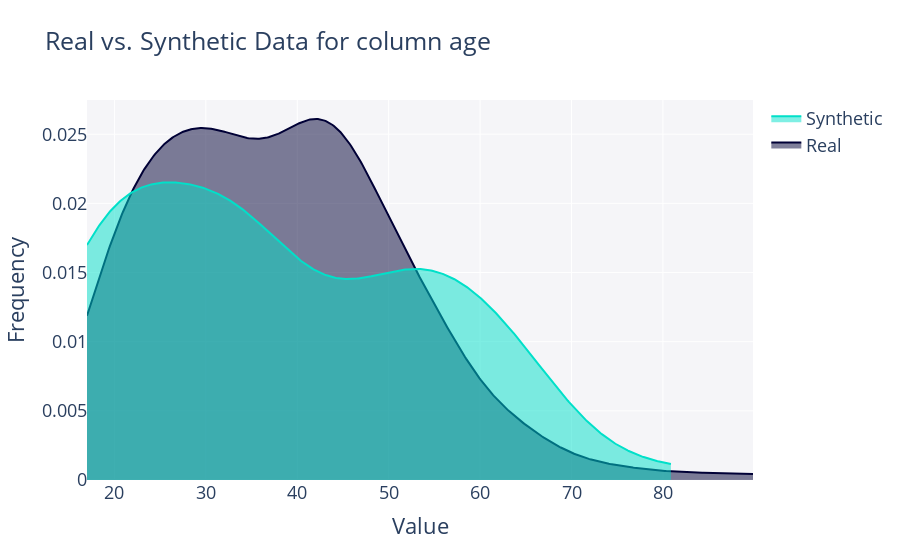
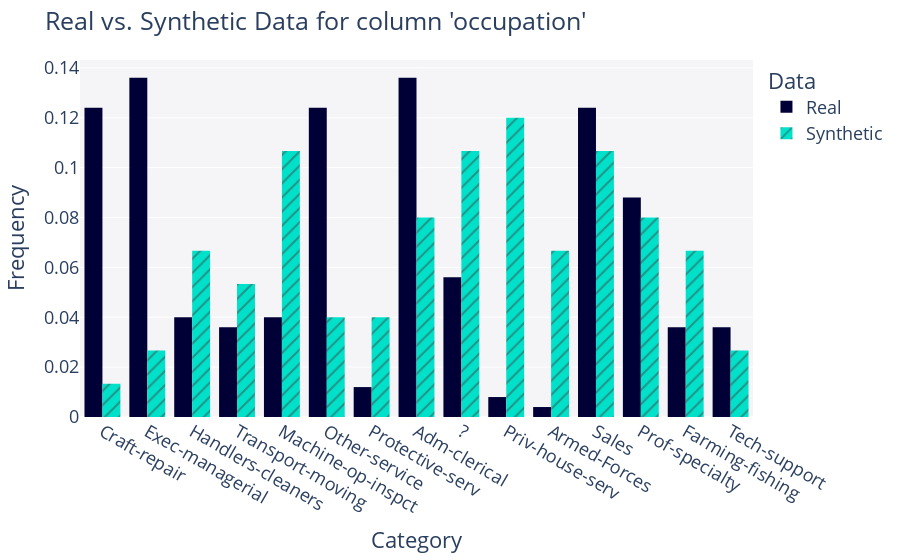

Source (notebook cell) for these figures, in order:
### Markdown cell above
## Data Analysis - CTGAN

### Code cell
synthesizer.run_data_diagnosis(train_df, synth_df)
synthesizer.run_column_diagnosis(train_df, synth_df, 'age')
synthesizer.run_column_diagnosis(train_df, synth_df, 'occupation')

### Figure 1 — Plotly figure (JSON) as saved in the notebook; plotly's stock layout.template omitted (floating-point values rounded to 4 significant figures; data arrays with more than 128 entries replaced by an {"elided": "..."} marker saying what was removed)
{"data": [{"fill": "tozeroy", "hovertemplate": "<b>Real</b><br>Value: %{x}<br>Frequency: %{y}<extra></extra>", "legendgroup": "Real", "marker": {"color": "#000036"}, "mode": "lines", "name": "Real", "showlegend": true, "type": "scatter", "x": {"elided": "500 float values"}, "xaxis": "x", "y": {"elided": "500 float values"}, "yaxis": "y"}, {"fill": "tozeroy", "hovertemplate": "<b>Synthetic</b><br>Value: %{x}<br>Frequency: %{y}<extra></extra>", "legendgroup": "Synthetic", "marker": {"color": "#01E0C9"}, "mode": "lines", "name": "Synthetic", "showlegend": true, "type": "scatter", "x": {"elided": "500 float values"}, "xaxis": "x", "y": {"elided": "500 float values"}, "yaxis": "y"}], "layout": {"barmode": "overlay", "font": {"size": 18}, "hovermode": "closest", "legend": {"traceorder": "reversed"}, "plot_bgcolor": "#F5F5F8", "title": {"text": "Real vs. Synthetic Data for column age"}, "xaxis": {"anchor": "y2", "domain": [0, 1], "title": {"text": "Value"}, "zeroline": false}, "yaxis": {"anchor": "free", "domain": [0, 1], "position": 0, "title": {"text": "Frequency"}}}}

### Figure 2 — Plotly figure (JSON) as saved in the notebook; plotly's stock layout.template omitted (floating-point values rounded to 4 significant figures; data arrays with more than 128 entries replaced by an {"elided": "..."} marker saying what was removed)
{"data": [{"alignmentgroup": "True", "bingroup": "x", "histnorm": "probability density", "hovertemplate": "<b>Real</b><br>Frequency: %{y}<extra></extra>", "legendgroup": "Real", "marker": {"color": "#000036", "pattern": {"shape": ""}}, "name": "Real", "offsetgroup": "Real", "orientation": "v", "showlegend": true, "type": "histogram", "x": {"elided": "250 str values"}, "xaxis": "x", "yaxis": "y"}, {"alignmentgroup": "True", "bingroup": "x", "histnorm": "probability density", "hovertemplate": "<b>Synthetic</b><br>Frequency: %{y}<extra></extra>", "legendgroup": "Synthetic", "marker": {"color": "#01E0C9", "pattern": {"shape": "/"}}, "name": "Synthetic", "offsetgroup": "Synthetic", "orientation": "v", "showlegend": true, "type": "histogram", "x": ["Prof-specialty", "Handlers-cleaners", "Other-service", "Priv-house-serv", "Transport-moving", "?", "Transport-moving", "Armed-Forces", "Priv-house-serv", "Farming-fishing", "Machine-op-inspct", "Exec-managerial", "Priv-house-serv", "Priv-house-serv", "Sales", "Armed-Forces", "?", "Machine-op-inspct", "Prof-specialty", "Protective-serv", "Prof-specialty", "Protective-serv", "Sales", "Handlers-cleaners", "Sales", "Priv-house-serv", "Machine-op-inspct", "Sales", "Handlers-cleaners", "Machine-op-inspct", "Adm-clerical", "Armed-Forces", "Machine-op-inspct", "Sales", "Armed-Forces", "?", "Craft-repair", "Transport-moving", "Tech-support", "Priv-house-serv", "Farming-fishing", "Farming-fishing", "Machine-op-inspct", "Adm-clerical", "Other-service", "Priv-house-serv", "Sales", "Handlers-cleaners", "Tech-support", "Adm-clerical", "Other-service", "Priv-house-serv", "Priv-house-serv", "Prof-specialty", "Prof-specialty", "Adm-clerical", "Handlers-cleaners", "?", "Exec-managerial", "Transport-moving", "Protective-serv", "Farming-fishing", "?", "Prof-specialty", "?", "Machine-op-inspct", "Sales", "?", "Armed-Forces", "?", "Machine-op-inspct", "Adm-clerical", "Sales", "Farming-fishing", "Adm-clerical"], "xaxis": "x", "yaxis": "y"}], "layout": {"barmode": "group", "font": {"size": 18}, "legend": {"title": {"text": "Data"}, "tracegroupgap": 0}, "margin": {"t": 60}, "plot_bgcolor": "#F5F5F8", "title": {"text": "Real vs. Synthetic Data for column 'occupation'"}, "xaxis": {"anchor": "y", "domain": [0, 1], "title": {"text": "Category"}}, "yaxis": {"anchor": "x", "domain": [0, 1], "title": {"text": "Frequency"}}}}
